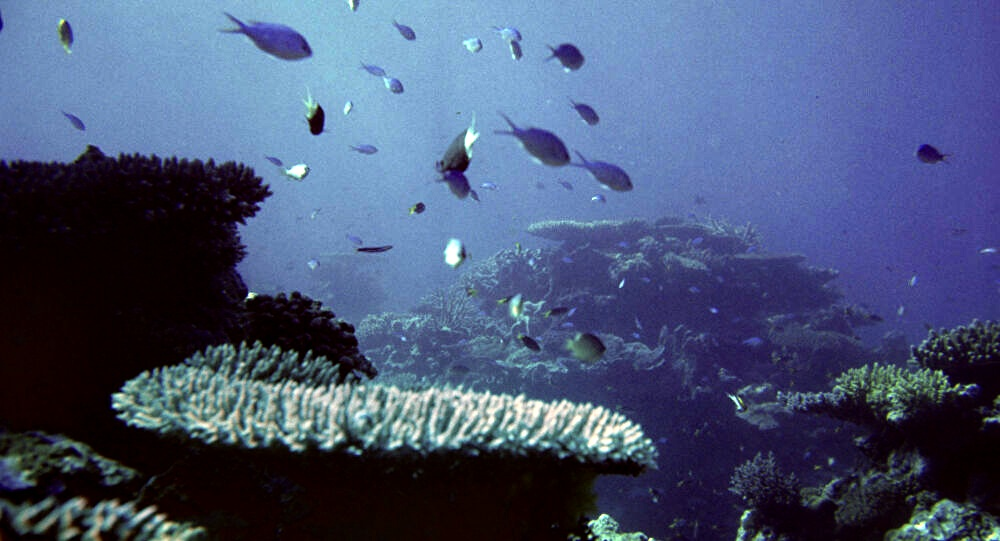
#> input picture MIP/MIP.jpg, 1000 x 541 px, found by its file name
$ python Deteccao_objetos.py   (older library calls are emulated)
#> lines starting #> are read from the running program, lines starting #| are printed output that depends on the picture; after the words box and inside, x2 and y2 are one past the last pixel; in counts of white or black regions, pixels touching at a corner belong together
# -*- coding: utf-8 -*-
"""
Created on Tue May 25 13:53:17 2021

@author: luiz
"""

import numpy as np
import cv2
import mahotas

def escreve(img, texto, cor=(255,0,0)):
    fonte = cv2.FONT_HERSHEY_SIMPLEX
    cv2.putText(img, texto, (10,20), fonte, 0.5, cor, 0,
        cv2.LINE_AA)

#FILTRO HE

folder = r"\\cylog.local\rede\Usuarios\Documentos\Luiz\Documents\PROJETO_DIP" #Determinar a pasta do projeto

filtro = '/MIP/' #Identificar o filtro no formato: /filtro/
jpg = 'MIP.jpg'  #Renomear para o nome do arquivo, formato: filtro.jpg

imgColorida = cv2.imread(folder + filtro + jpg) #Carregamento da imagem
#> imgColorida is the input picture: shape (541, 1000, 3); mean B, G, R 118.1, 85.2, 72.2

img = cv2.cvtColor(imgColorida, cv2.COLOR_BGR2GRAY) #escala de cinza
suave = cv2.blur(img, (8, 8)) #suavização, parametro escolhidos = 5
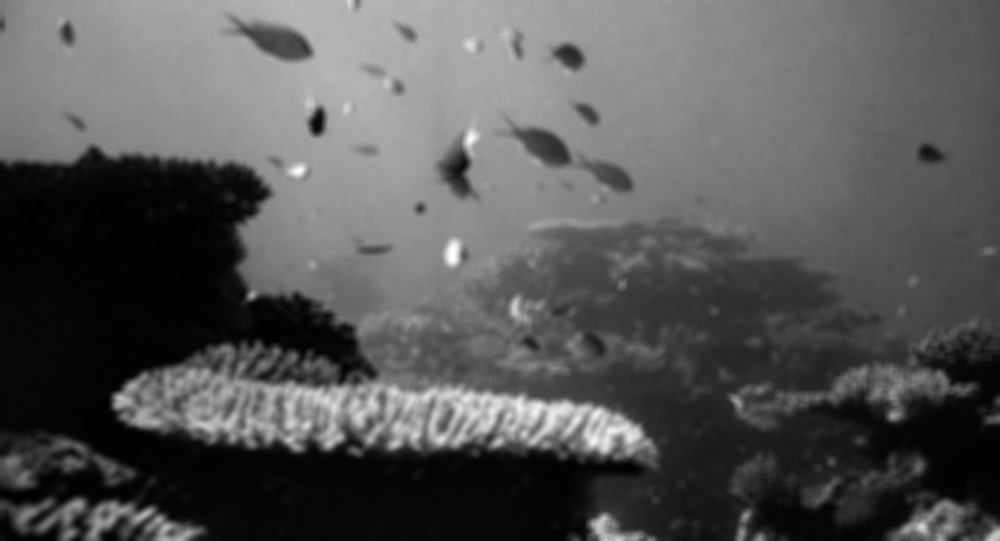
#> suave: shape (541, 1000); min 1, max 254, mean 85.2

T = mahotas.thresholding.otsu(suave)
#> T = 80
bin = suave.copy()
bin[bin > T] = 255
bin[bin < 255] = 0
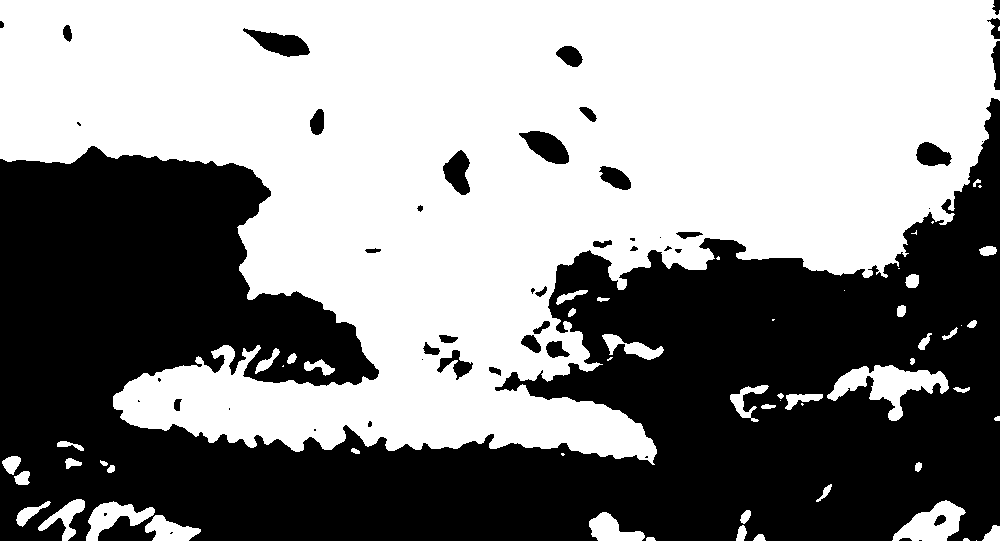
#> bin: shape (541, 1000); 54.6% white; 48 black regions (16 under 20 px), largest, box (x1, y1, x2, y2) and area: (0, 98, 1000, 541) 238138, (243, 28, 310, 57) 999, (519, 131, 569, 164) 975
bin = cv2.bitwise_not(bin) # binarizaçao

bordas = cv2.Canny(bin, 70, 150) # bordas
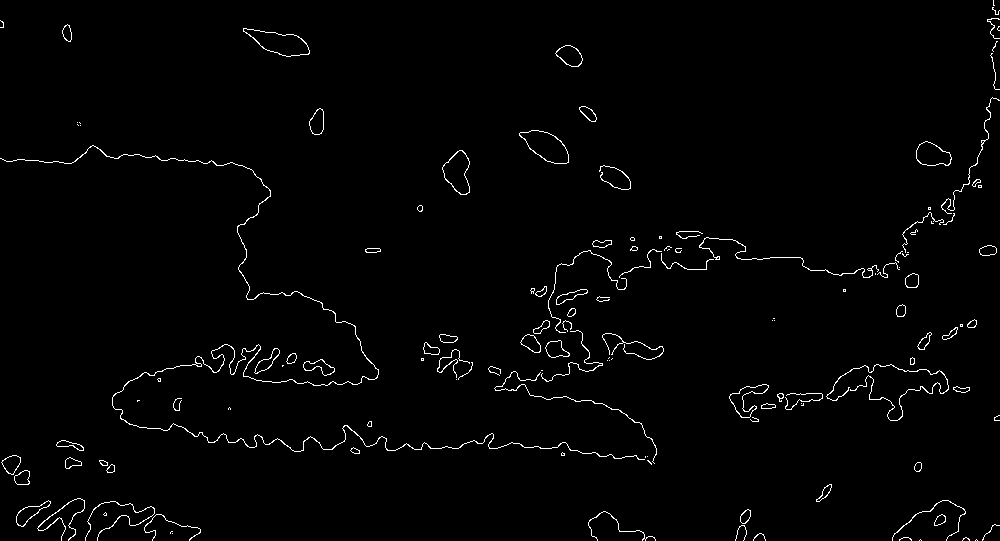
#> bordas: shape (541, 1000); 1.5% white in thin lines or dots

#cv2.RETR_EXTERNAL = conta apenas os contornos externos
(objetos, lx) = cv2.findContours(bordas.copy(), cv2.RETR_EXTERNAL, cv2.CHAIN_APPROX_SIMPLE)
#> objetos = 135 contours, 79 with area under 20; largest, box (x1, y1, x2, y2) and area: (243, 28, 310, 57) 1010, (519, 130, 569, 164) 982, (442, 150, 470, 195) 786, (916, 141, 952, 166) 605, (729, 384, 769, 418) 468; lx = 135 rows, first 6: [1, -1, -1, -1], [2, 0, -1, -1], [3, 1, -1, -1], [4, 2, -1, -1], [5, 3, -1, -1], [6, 4, -1, -1]

escreve(img, "Imagem em tons de cinza", 0)
#> in escreve, `cv2.putText(img, texto, (10,20), fonte, 0.5, cor, 0, cv2.LINE_AA)`:
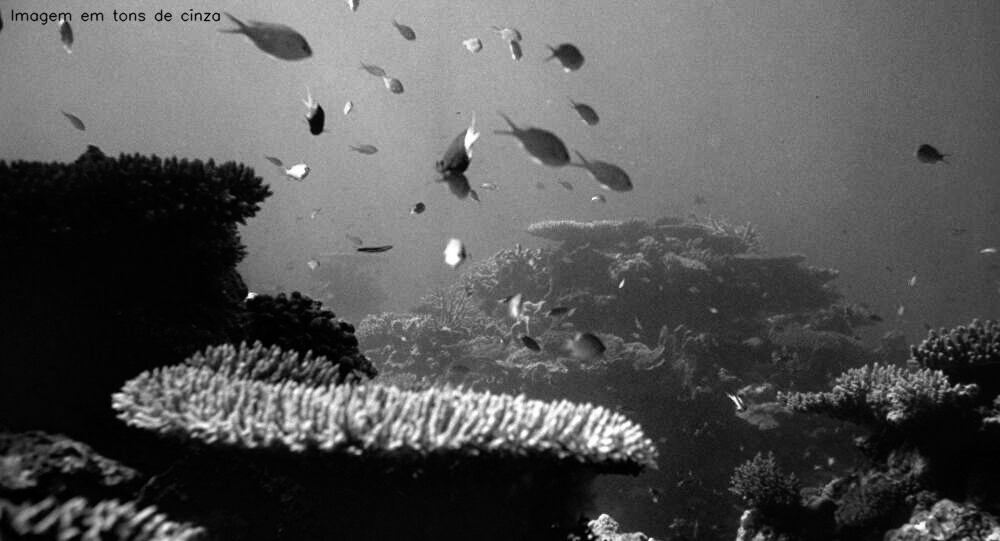
#> img: shape (541, 1000); min 0, max 255, mean 84.9
escreve(suave, "Suavizacao com Blur", 0)
escreve(bin, "Binarizacao com Metodo Otsu", 255)
#> call 3 of escreve, with texto = 'Binarizacao com Metodo Otsu', cor = 255
#> in escreve (call 3), `cv2.putText(img, texto, (10,20), fonte, 0.5, cor, 0, cv2.LINE_AA)`:
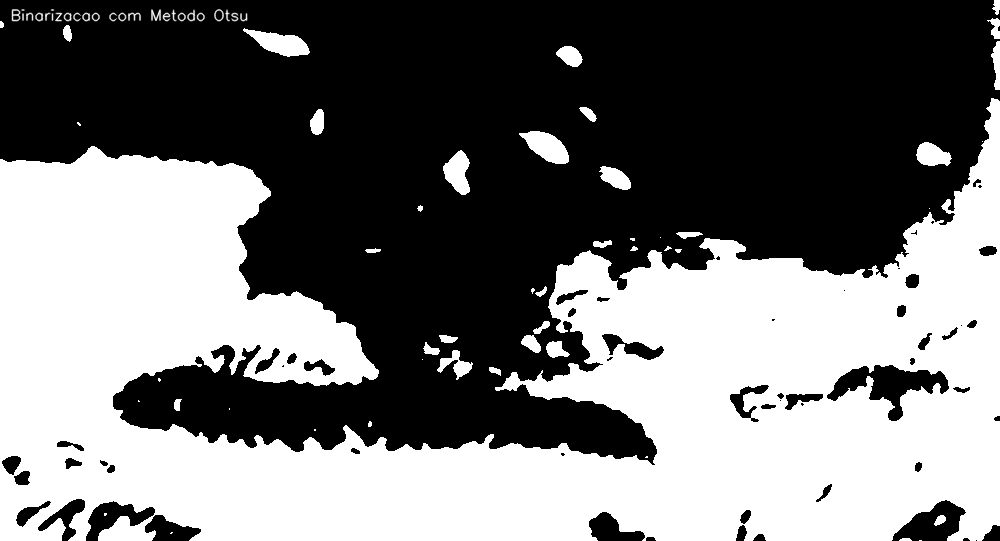
#> img: shape (541, 1000); min 0, max 255, mean 116
escreve(bordas, "Detector de bordas Canny", 255)
temp = np.vstack([
    np.hstack([img, suave]),
    np.hstack([bin, bordas])
    ])
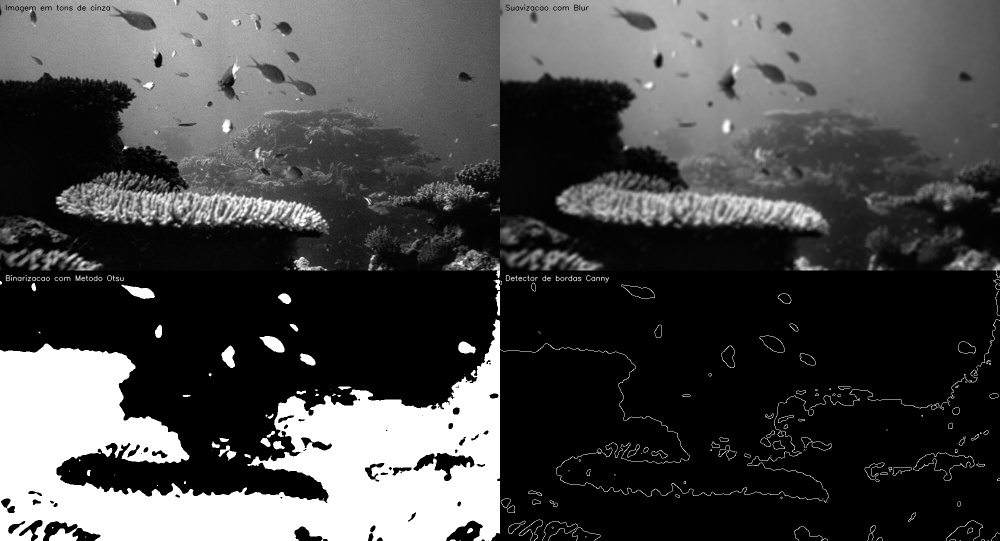
#> temp: shape (1082, 2000) (shown at 1/2 size); min 0, max 255, mean 72.5
#cv2.imshow("Quantidade de objetos: "+str(len(objetos)), temp)


imgC2 = imgColorida.copy()
cv2.drawContours(imgC2, objetos, -1, (255, 0, 0), 2)
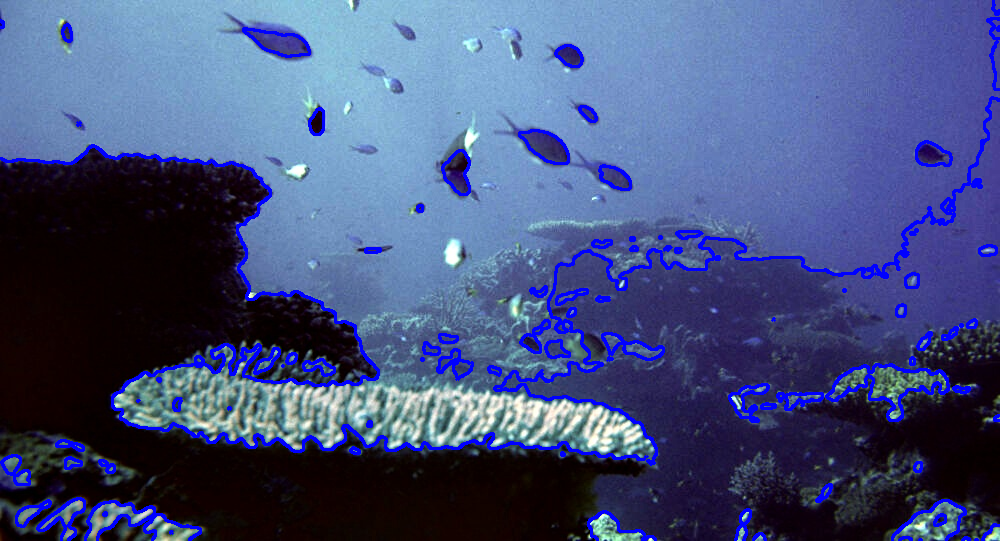
#> imgC2: shape (541, 1000, 3); 5.15% of pixels changed, all inside (x1, y1, x2, y2) = (0, 0, 1000, 541)
#escreve(imgC2, str(len(objetos))+" objetos encontrados!")

#SALVA APENAS:
cv2.imwrite('Resultado_' + jpg, imgC2)
cv2.imwrite('Bordas_' + jpg, bordas)
#todas as imagens utilizadas
cv2.imshow(jpg, imgColorida)
cv2.imshow('img', img)
cv2.imshow('suave', suave)
cv2.imshow('bordas', bordas)
cv2.imshow('bin', bin)
cv2.imshow("Resultado", imgC2)
cv2.waitKey(0)
